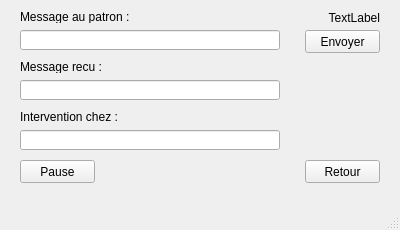
<?xml version="1.0" encoding="UTF-8"?>
<ui version="4.0">
 <class>Vehicule</class>
 <widget class="QMainWindow" name="Vehicule">
  <property name="geometry">
   <rect>
    <x>0</x>
    <y>0</y>
    <width>400</width>
    <height>230</height>
   </rect>
  </property>
  <property name="windowTitle">
   <string>Vehicule</string>
  </property>
  <widget class="QWidget" name="centralWidget">
   <widget class="QLabel" name="labelMessagePatron">
    <property name="geometry">
     <rect>
      <x>20</x>
      <y>10</y>
      <width>150</width>
      <height>13</height>
     </rect>
    </property>
    <property name="text">
     <string>Message au patron :</string>
    </property>
   </widget>
   <widget class="QLabel" name="labelMessageRecu">
    <property name="geometry">
     <rect>
      <x>20</x>
      <y>60</y>
      <width>150</width>
      <height>13</height>
     </rect>
    </property>
    <property name="text">
     <string>Message recu :</string>
    </property>
   </widget>
   <widget class="QLabel" name="labelIntervention">
    <property name="geometry">
     <rect>
      <x>20</x>
      <y>110</y>
      <width>150</width>
      <height>13</height>
     </rect>
    </property>
    <property name="text">
     <string>Intervention chez :</string>
    </property>
   </widget>
   <widget class="QLabel" name="labelEtat">
    <property name="geometry">
     <rect>
      <x>240</x>
      <y>10</y>
      <width>140</width>
      <height>16</height>
     </rect>
    </property>
    <property name="layoutDirection">
     <enum>Qt::LeftToRight</enum>
    </property>
    <property name="text">
     <string>TextLabel</string>
    </property>
    <property name="alignment">
     <set>Qt::AlignRight|Qt::AlignTrailing|Qt::AlignVCenter</set>
    </property>
   </widget>
   <widget class="QLineEdit" name="lineMessagePatron">
    <property name="geometry">
     <rect>
      <x>20</x>
      <y>30</y>
      <width>260</width>
      <height>20</height>
     </rect>
    </property>
    <property name="readOnly">
     <bool>false</bool>
    </property>
   </widget>
   <widget class="QLineEdit" name="lineMessageRecu">
    <property name="geometry">
     <rect>
      <x>20</x>
      <y>80</y>
      <width>260</width>
      <height>20</height>
     </rect>
    </property>
    <property name="readOnly">
     <bool>true</bool>
    </property>
   </widget>
   <widget class="QLineEdit" name="lineMessageIntervention">
    <property name="geometry">
     <rect>
      <x>20</x>
      <y>130</y>
      <width>260</width>
      <height>20</height>
     </rect>
    </property>
    <property name="readOnly">
     <bool>true</bool>
    </property>
   </widget>
   <widget class="QPushButton" name="BouttonPause">
    <property name="geometry">
     <rect>
      <x>20</x>
      <y>160</y>
      <width>75</width>
      <height>23</height>
     </rect>
    </property>
    <property name="text">
     <string>Pause</string>
    </property>
   </widget>
   <widget class="QPushButton" name="BouttonRetour">
    <property name="geometry">
     <rect>
      <x>305</x>
      <y>160</y>
      <width>75</width>
      <height>23</height>
     </rect>
    </property>
    <property name="text">
     <string>Retour</string>
    </property>
   </widget>
   <widget class="QPushButton" name="BouttonEnvoyer">
    <property name="geometry">
     <rect>
      <x>305</x>
      <y>30</y>
      <width>75</width>
      <height>23</height>
     </rect>
    </property>
    <property name="text">
     <string>Envoyer</string>
    </property>
   </widget>
  </widget>
  <widget class="QMenuBar" name="menuBar">
   <property name="geometry">
    <rect>
     <x>0</x>
     <y>0</y>
     <width>400</width>
     <height>21</height>
    </rect>
   </property>
  </widget>
  <widget class="QStatusBar" name="statusBar"/>
 </widget>
 <layoutdefault spacing="6" margin="11"/>
 <resources/>
 <connections/>
</ui>
